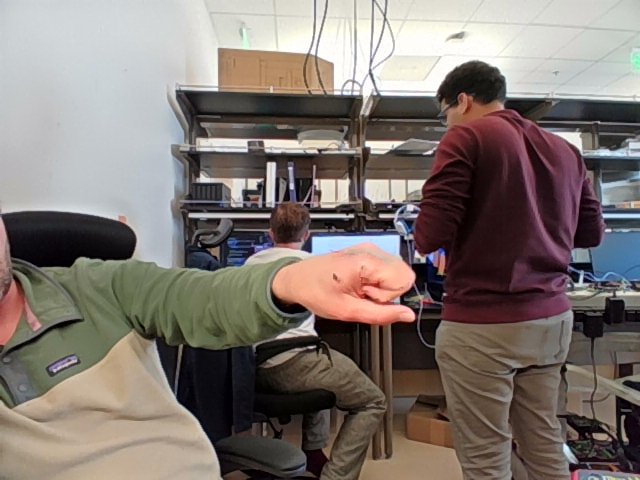
#> input picture Code/python/dynamic_test_images/frame_102_20250313_134948_686.png, 640 x 480 px, given in place of the camera
$ python color_detect.py
#> lines starting #> are read from the running program, lines starting #| are printed output that depends on the picture; after the words box and inside, x2 and y2 are one past the last pixel; in counts of white or black regions, pixels touching at a corner belong together
import cv2
import numpy as np
import pandas as pd

# Initialize webcam input
vid = cv2.VideoCapture(0)

# Initialize a dataframe to store centroids
centroid_data = pd.DataFrame()
frame_count = 0

while True:
    # Capture the current frame
    ret, frame = vid.read()
#> frame is the input picture: shape (480, 640, 3); mean B, G, R 112.6, 117.9, 127.8
    if not ret:
        break

    # Convert the frame to grayscale
    gray = cv2.cvtColor(frame, cv2.COLOR_BGR2GRAY)
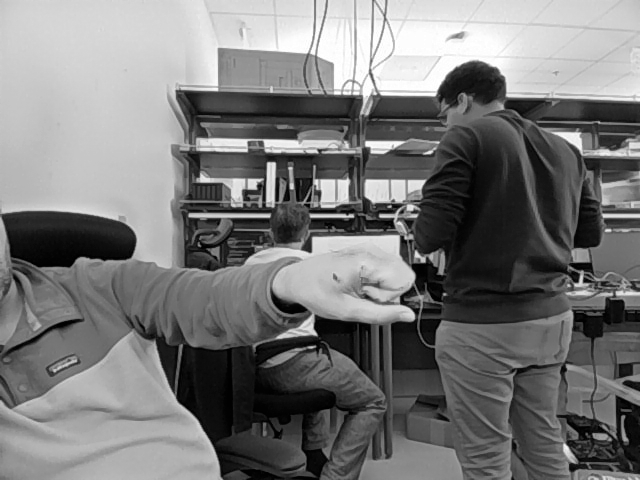
#> gray: shape (480, 640); min 0, max 255, mean 120.2

    # Apply threshold to detect dark regions
    _, thresh = cv2.threshold(gray, 50, 255, cv2.THRESH_BINARY_INV)
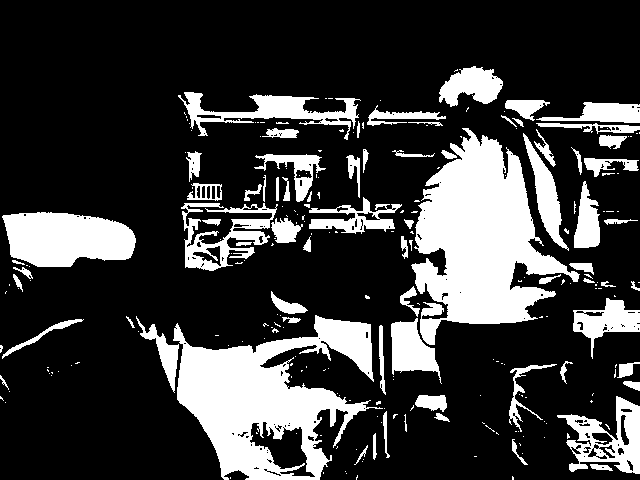
#> thresh: shape (480, 640); 23.3% white; 243 white regions (168 under 20 px)

    # Find contours in the thresholded image
    contours, _ = cv2.findContours(thresh, cv2.RETR_EXTERNAL, cv2.CHAIN_APPROX_SIMPLE)
#> contours = 238 contours, 172 with area under 20; largest, box (x1, y1, x2, y2) and area: (411, 128, 580, 345) 18031, (173, 315, 383, 480) 17871, (2, 212, 136, 267) 5578, (557, 396, 640, 474) 3270, (178, 92, 361, 140) 2517

    # Sort contours by area (descending) and select the top three
    contours = sorted(contours, key=cv2.contourArea, reverse=True)[:3]
#> contours = 3 contours; box (x1, y1, x2, y2) and area: (411, 128, 580, 345) 18031, (173, 315, 383, 480) 17871, (2, 212, 136, 267) 5578

    # Initialize a dictionary for the current frame's data
    frame_data = {"frame": frame_count}

    # Loop through the top three contours and save centroid data
    for i, contour in enumerate(contours):
        x, y, w, h = cv2.boundingRect(contour)
        cv2.rectangle(frame, (x, y), (x + w, y + h), (0, 255, 0), 2)

        # Calculate the centroid of the rectangle
        centroid_x = x + w // 2
        centroid_y = y + h // 2

        # Store centroid data in the dictionary
        frame_data[f"xpos{i+1}"] = centroid_x
        frame_data[f"ypos{i+1}"] = centroid_y
#> this loop made 3 passes
#> (x, y, w, h, centroid_x, centroid_y) on passes 1 to 3: (411, 128, 169, 217, 495, 236), (173, 315, 210, 165, 278, 397), (2, 212, 134, 55, 69, 239)
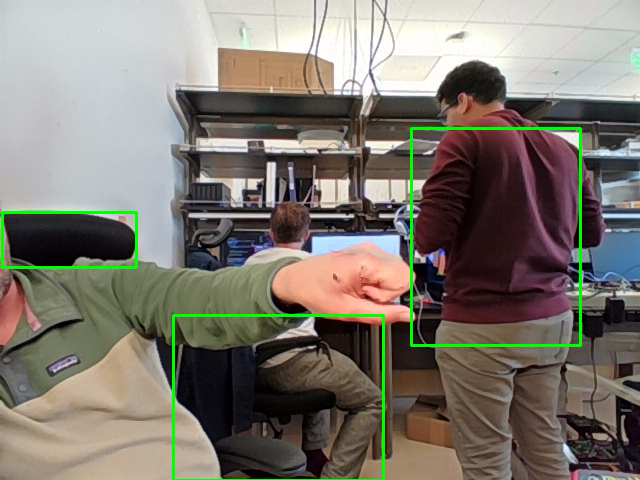
#> frame: shape (480, 640, 3); 1.71% of pixels changed, all inside (x1, y1, x2, y2) = (1, 127, 582, 480)
#> after the loop, frame_data = {'frame': 0, 'xpos1': 495, 'ypos1': 236, 'xpos2': 278, 'ypos2': 397, 'xpos3': 69, 'ypos3': 239}

    # Append the frame data to the dataframe
    centroid_data = pd.concat([centroid_data, pd.DataFrame([frame_data])], ignore_index=True)
#> centroid_data = table of 1 rows and 7 columns

    # Display the current frame
    cv2.imshow("frame", frame)

    # Increment the frame count
    frame_count += 1

    # Break the loop if 'q' is pressedq
    if cv2.waitKey(1) & 0xFF == ord('q'):
#> (key q is pressed here)
        break

# Save the centroid data to a CSV file
centroid_data.to_csv("centroid_data.csv", index=False)

# Release the video capture object and close all windows
vid.release()
cv2.destroyAllWindows()

$ run again, on Code/python/dynamic_test_images/frame_117_20250313_134952_704.png
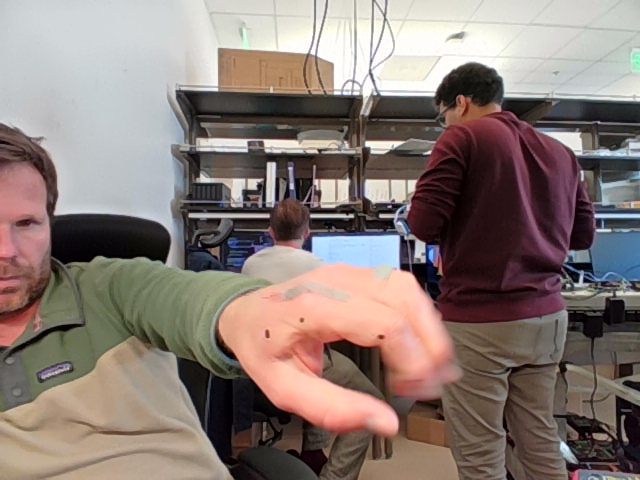
#> input picture Code/python/dynamic_test_images/frame_117_20250313_134952_704.png, 640 x 480 px, given in place of the camera
#> frame is the input picture: shape (480, 640, 3); mean B, G, R 117.2, 122.9, 137
#> `_, thresh = cv2.threshold(gray, 50, 255, cv2.THRESH_BINARY_INV)`:
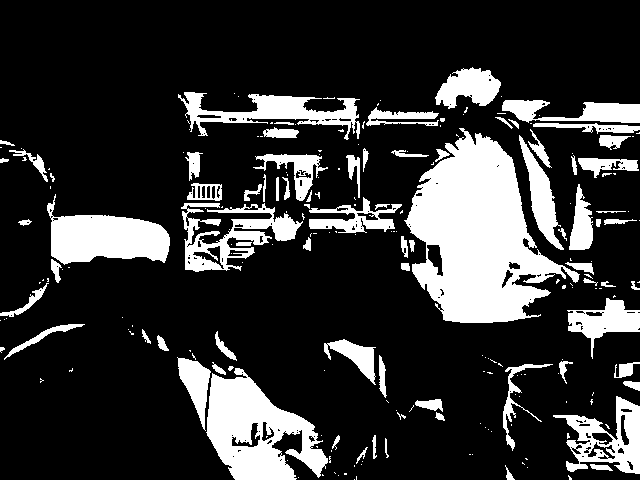
#> thresh: shape (480, 640); 20.3% white; 222 white regions (144 under 20 px)
#> `contours, _ = cv2.findContours(thresh, cv2.RETR_EXTERNAL, cv2.CHAIN_AP..`: contours = 220 contours, 150 with area under 20; largest, box (x1, y1, x2, y2) and area: (404, 128, 580, 323) 18213, (206, 368, 328, 480) 7678, (47, 194, 170, 265) 4774, (553, 396, 640, 474) 3326, (181, 203, 303, 272) 3322
#> `contours = sorted(contours, key=cv2.contourArea, reverse=True)[:3]`: contours = 3 contours; box (x1, y1, x2, y2) and area: (404, 128, 580, 323) 18213, (206, 368, 328, 480) 7678, (47, 194, 170, 265) 4774
#> the loop `for i, contour in enumerate(contours):` made 3 passes
#> (x, y, w, h, centroid_x, centroid_y) on passes 1 to 3: (404, 128, 176, 195, 492, 225), (206, 368, 122, 112, 267, 424), (47, 194, 123, 71, 108, 229)
#> after the loop `for i, contour in enumerate(contours):`:
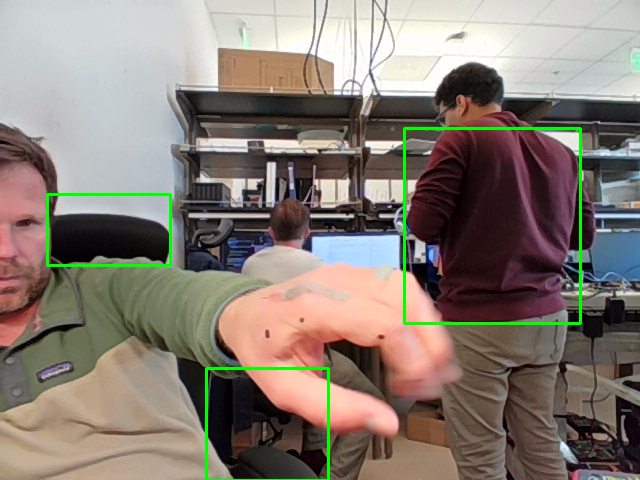
#> frame: shape (480, 640, 3); 1.48% of pixels changed, all inside (x1, y1, x2, y2) = (46, 127, 582, 480)
#> after the loop `for i, contour in enumerate(contours):`: frame_data = {'frame': 0, 'xpos1': 492, 'ypos1': 225, 'xpos2': 267, 'ypos2': 424, 'xpos3': 108, 'ypos3': 229}
#> centroid_data = table of 1 rows and 7 columns
